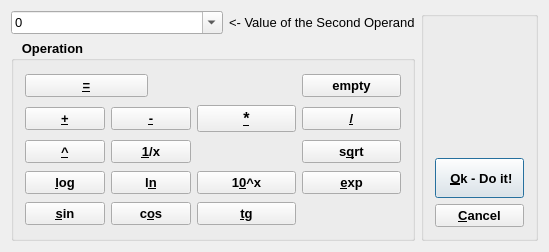
<?xml version="1.0" encoding="UTF-8"?>
<ui version="4.0">
 <class>CalcDialogData</class>
 <widget class="QDialog" name="CalcDialogData">
  <property name="windowModality">
   <enum>Qt::WindowModal</enum>
  </property>
  <property name="geometry">
   <rect>
    <x>0</x>
    <y>0</y>
    <width>549</width>
    <height>252</height>
   </rect>
  </property>
  <property name="font">
   <font>
    <pointsize>10</pointsize>
   </font>
  </property>
  <property name="windowTitle">
   <string>GEMS Data Object Cell Calculator</string>
  </property>
  <property name="modal">
   <bool>true</bool>
  </property>
  <layout class="QGridLayout" name="gridLayout">
   <item row="0" column="0">
    <widget class="QComboBox" name="pValue">
     <property name="sizePolicy">
      <sizepolicy hsizetype="Expanding" vsizetype="Fixed">
       <horstretch>0</horstretch>
       <verstretch>0</verstretch>
      </sizepolicy>
     </property>
     <property name="acceptDrops">
      <bool>false</bool>
     </property>
     <property name="autoFillBackground">
      <bool>false</bool>
     </property>
     <property name="editable">
      <bool>true</bool>
     </property>
     <item>
      <property name="text">
       <string>0</string>
      </property>
     </item>
     <item>
      <property name="text">
       <string>--- (empty)</string>
      </property>
     </item>
     <item>
      <property name="text">
       <string>0.4343  (ln-to-lg)</string>
      </property>
     </item>
     <item>
      <property name="text">
       <string>4.184    (cal-to-J)</string>
      </property>
     </item>
     <item>
      <property name="text">
       <string>273.15  (K-C)</string>
      </property>
     </item>
     <item>
      <property name="text">
       <string>298.15  (Tr)</string>
      </property>
     </item>
     <item>
      <property name="text">
       <string>8.31451 (R)</string>
      </property>
     </item>
     <item>
      <property name="text">
       <string>2479      (RTr)</string>
      </property>
     </item>
     <item>
      <property name="text">
       <string>1000</string>
      </property>
     </item>
    </widget>
   </item>
   <item row="0" column="1">
    <widget class="QLabel" name="TextLabel1_3">
     <property name="acceptDrops">
      <bool>false</bool>
     </property>
     <property name="text">
      <string>&lt;- Value of the Second Operand</string>
     </property>
     <property name="wordWrap">
      <bool>false</bool>
     </property>
    </widget>
   </item>
   <item row="0" column="2" rowspan="2">
    <widget class="QGroupBox" name="pButtonBoxC">
     <property name="font">
      <font>
       <weight>75</weight>
       <bold>true</bold>
      </font>
     </property>
     <property name="title">
      <string/>
     </property>
     <layout class="QVBoxLayout" name="verticalLayout">
      <item>
       <spacer name="verticalSpacer">
        <property name="orientation">
         <enum>Qt::Vertical</enum>
        </property>
        <property name="sizeHint" stdset="0">
         <size>
          <width>20</width>
          <height>111</height>
         </size>
        </property>
       </spacer>
      </item>
      <item>
       <widget class="QPushButton" name="PushButton1_3">
        <property name="sizePolicy">
         <sizepolicy hsizetype="Minimum" vsizetype="Fixed">
          <horstretch>0</horstretch>
          <verstretch>0</verstretch>
         </sizepolicy>
        </property>
        <property name="minimumSize">
         <size>
          <width>0</width>
          <height>40</height>
         </size>
        </property>
        <property name="text">
         <string>   &amp;Ok - Do it!  </string>
        </property>
        <property name="shortcut">
         <string>Alt+O</string>
        </property>
        <property name="default">
         <bool>true</bool>
        </property>
       </widget>
      </item>
      <item>
       <widget class="QPushButton" name="PushButton1_2">
        <property name="sizePolicy">
         <sizepolicy hsizetype="Minimum" vsizetype="Fixed">
          <horstretch>0</horstretch>
          <verstretch>0</verstretch>
         </sizepolicy>
        </property>
        <property name="text">
         <string>&amp;Cancel</string>
        </property>
        <property name="shortcut">
         <string>Alt+C</string>
        </property>
       </widget>
      </item>
     </layout>
    </widget>
   </item>
   <item row="1" column="0" colspan="2">
    <widget class="QGroupBox" name="pButtonBox">
     <property name="sizePolicy">
      <sizepolicy hsizetype="Preferred" vsizetype="Preferred">
       <horstretch>0</horstretch>
       <verstretch>0</verstretch>
      </sizepolicy>
     </property>
     <property name="font">
      <font>
       <pointsize>10</pointsize>
       <weight>75</weight>
       <bold>true</bold>
      </font>
     </property>
     <property name="toolTip">
      <string>After any operation, previous contents of all selected cells will be lost!</string>
     </property>
     <property name="title">
      <string>   Operation</string>
     </property>
     <property name="flat">
      <bool>false</bool>
     </property>
     <property name="checkable">
      <bool>false</bool>
     </property>
     <layout class="QGridLayout">
      <item row="0" column="0" colspan="2">
       <widget class="QPushButton" name="pAssignBtn">
        <property name="toolTip">
         <string>Set / Assign above Value to Cell(s)</string>
        </property>
        <property name="text">
         <string>&amp;=</string>
        </property>
        <property name="checkable">
         <bool>true</bool>
        </property>
       </widget>
      </item>
      <item row="0" column="2" colspan="2">
       <spacer>
        <property name="orientation">
         <enum>Qt::Horizontal</enum>
        </property>
        <property name="sizeType">
         <enum>QSizePolicy::Expanding</enum>
        </property>
        <property name="sizeHint" stdset="0">
         <size>
          <width>61</width>
          <height>20</height>
         </size>
        </property>
       </spacer>
      </item>
      <item row="0" column="4">
       <widget class="QPushButton" name="pClearBtn">
        <property name="toolTip">
         <string>Set Cell to 'No Data' Value</string>
        </property>
        <property name="text">
         <string>empty</string>
        </property>
        <property name="shortcut">
         <string>Alt+D</string>
        </property>
        <property name="checkable">
         <bool>true</bool>
        </property>
       </widget>
      </item>
      <item row="1" column="0">
       <widget class="QPushButton" name="PushButton2">
        <property name="toolTip">
         <string>Add a Value to Cell</string>
        </property>
        <property name="text">
         <string>&amp;+</string>
        </property>
        <property name="shortcut">
         <string>Alt++</string>
        </property>
        <property name="checkable">
         <bool>true</bool>
        </property>
       </widget>
      </item>
      <item row="1" column="1" colspan="2">
       <widget class="QPushButton" name="PushButton3">
        <property name="toolTip">
         <string>Subtract a Value from Cell</string>
        </property>
        <property name="text">
         <string>&amp;-</string>
        </property>
        <property name="shortcut">
         <string>Alt+-</string>
        </property>
        <property name="checkable">
         <bool>true</bool>
        </property>
       </widget>
      </item>
      <item row="1" column="3">
       <widget class="QPushButton" name="PushButton4">
        <property name="font">
         <font>
          <pointsize>12</pointsize>
         </font>
        </property>
        <property name="toolTip">
         <string>Multiply Cell to a Value</string>
        </property>
        <property name="text">
         <string>&amp;*</string>
        </property>
        <property name="shortcut">
         <string>Alt+*</string>
        </property>
        <property name="checkable">
         <bool>true</bool>
        </property>
       </widget>
      </item>
      <item row="1" column="4">
       <widget class="QPushButton" name="PushButton5">
        <property name="toolTip">
         <string>Divide Cell by a Value (except 0)</string>
        </property>
        <property name="text">
         <string>&amp;/</string>
        </property>
        <property name="shortcut">
         <string>Alt+/</string>
        </property>
        <property name="checkable">
         <bool>true</bool>
        </property>
       </widget>
      </item>
      <item row="2" column="0">
       <widget class="QPushButton" name="PushButton6">
        <property name="toolTip">
         <string>Raise Cell to a Value Power</string>
        </property>
        <property name="text">
         <string>&amp;^</string>
        </property>
        <property name="shortcut">
         <string>Alt+^</string>
        </property>
        <property name="checkable">
         <bool>true</bool>
        </property>
       </widget>
      </item>
      <item row="2" column="1" colspan="2">
       <widget class="QPushButton" name="PushButton7">
        <property name="toolTip">
         <string>Invert Cell</string>
        </property>
        <property name="text">
         <string>&amp;1/x</string>
        </property>
        <property name="shortcut">
         <string>Alt+1</string>
        </property>
        <property name="checkable">
         <bool>true</bool>
        </property>
       </widget>
      </item>
      <item row="2" column="3">
       <spacer>
        <property name="orientation">
         <enum>Qt::Horizontal</enum>
        </property>
        <property name="sizeType">
         <enum>QSizePolicy::Expanding</enum>
        </property>
        <property name="sizeHint" stdset="0">
         <size>
          <width>41</width>
          <height>20</height>
         </size>
        </property>
       </spacer>
      </item>
      <item row="2" column="4">
       <widget class="QPushButton" name="PushButton8">
        <property name="toolTip">
         <string>Square Root from (non-negative) Cell</string>
        </property>
        <property name="text">
         <string>s&amp;qrt</string>
        </property>
        <property name="shortcut">
         <string>Alt+Q</string>
        </property>
        <property name="checkable">
         <bool>true</bool>
        </property>
       </widget>
      </item>
      <item row="3" column="0">
       <widget class="QPushButton" name="PushButton9">
        <property name="toolTip">
         <string>Decimal Logarithm from (positive) Cell</string>
        </property>
        <property name="text">
         <string>&amp;log</string>
        </property>
        <property name="shortcut">
         <string>Alt+L</string>
        </property>
        <property name="checkable">
         <bool>true</bool>
        </property>
       </widget>
      </item>
      <item row="3" column="1" colspan="2">
       <widget class="QPushButton" name="PushButton10">
        <property name="toolTip">
         <string>Natural Logarithm from (positive) Cell</string>
        </property>
        <property name="text">
         <string>l&amp;n</string>
        </property>
        <property name="shortcut">
         <string>Alt+N</string>
        </property>
        <property name="checkable">
         <bool>true</bool>
        </property>
       </widget>
      </item>
      <item row="3" column="3">
       <widget class="QPushButton" name="PushButton11">
        <property name="toolTip">
         <string>Decimal Exponent from Cell</string>
        </property>
        <property name="text">
         <string>1&amp;0^x</string>
        </property>
        <property name="shortcut">
         <string>Alt+0</string>
        </property>
        <property name="checkable">
         <bool>true</bool>
        </property>
       </widget>
      </item>
      <item row="3" column="4">
       <widget class="QPushButton" name="PushButton12">
        <property name="toolTip">
         <string>Exponent from Cell</string>
        </property>
        <property name="text">
         <string>&amp;exp</string>
        </property>
        <property name="shortcut">
         <string>Alt+E</string>
        </property>
        <property name="checkable">
         <bool>true</bool>
        </property>
       </widget>
      </item>
      <item row="4" column="0">
       <widget class="QPushButton" name="PushButton13">
        <property name="toolTip">
         <string>Sine from Cell (Radians)</string>
        </property>
        <property name="text">
         <string>&amp;sin</string>
        </property>
        <property name="shortcut">
         <string>Alt+S</string>
        </property>
        <property name="checkable">
         <bool>true</bool>
        </property>
       </widget>
      </item>
      <item row="4" column="1" colspan="2">
       <widget class="QPushButton" name="PushButton14">
        <property name="toolTip">
         <string>Cosine from Cell (Radians)</string>
        </property>
        <property name="text">
         <string>c&amp;os</string>
        </property>
        <property name="shortcut">
         <string>Alt+O</string>
        </property>
        <property name="checkable">
         <bool>true</bool>
        </property>
       </widget>
      </item>
      <item row="4" column="3">
       <widget class="QPushButton" name="PushButton15">
        <property name="toolTip">
         <string>Tangent from Cell</string>
        </property>
        <property name="text">
         <string>&amp;tg</string>
        </property>
        <property name="shortcut">
         <string>Alt+T</string>
        </property>
        <property name="checkable">
         <bool>true</bool>
        </property>
       </widget>
      </item>
      <item row="4" column="4">
       <spacer>
        <property name="orientation">
         <enum>Qt::Horizontal</enum>
        </property>
        <property name="sizeType">
         <enum>QSizePolicy::Expanding</enum>
        </property>
        <property name="sizeHint" stdset="0">
         <size>
          <width>51</width>
          <height>21</height>
         </size>
        </property>
       </spacer>
      </item>
     </layout>
    </widget>
   </item>
  </layout>
 </widget>
 <layoutdefault spacing="6" margin="11"/>
 <resources/>
 <connections/>
</ui>
